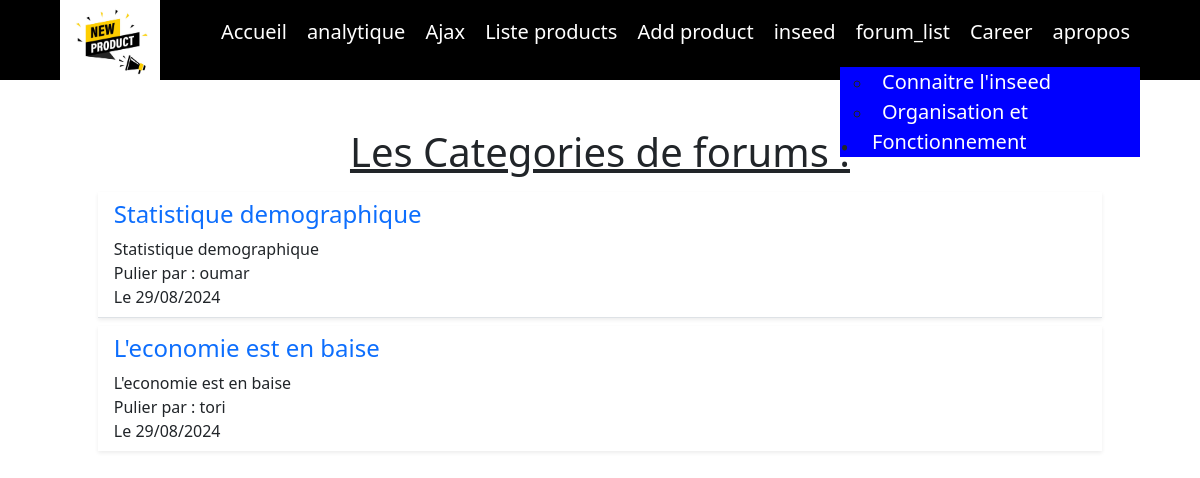
The app's page /forum/ with its own data.
### forum/models.py (models this page shows, shortened)
class Forum (models.Model):
    name = models.CharField(max_length=255)
    description = models.TextField()
    created_by = models.ForeignKey(User, on_delete=models.CASCADE)
    created_at = models.DateTimeField(auto_now_add=True)

### forum/views.py (the view)
# urls.py: path('', views.forum_list, name='forum_list'),
def forum_list(request):
    forums = Forum.objects.all()
    return render(request, 'forum/forum_list.html', {'forums': forums})

### forum/templates/forum/forum_list.html
{% extends 'index.html' %}
{% block content %}
<section class="container my-5">
    <div style="width: 90%; margin: auto;">
        <h1 class="text-center text-decoration-underline">Les Categories de forums : </h1>
        <ul class="list-group list-group-flush">
            {% for forum in forums %}
            <li class="list-group-item mt-2 shadow-sm">
                <a class="text-decoration-none" href="{% url 'forum:discusions_list' forum.id %}">
                    <h4>{{forum.name}}</h4>
                </a>
                {{ forum.description}}
                <span class="d-block justify-content-espace-between ">Pulier par : {{ forum.created_by.username }}
                </span>
                <span class="d-block justify-content-espace-between ">Le {{ forum.created_at|date:"d/m/Y" }}
                </span>
            </li>
            {% empty %}
            <div>Aucun forum</div>
            {% endfor %}
        </ul>
    </div>
</section>
{% endblock %}

### products/static/style.css (style rules this page uses)
body { padding: 0; margin: 0; box-sizing: border-box; }
section { width: 80%; margin: auto; position: relative; height:calc(50vh - 80px); display: flex; flex-direction: column; }

### records on screen
Forum: name "Statistique demographique", description "Statistique demographique", created_by.username "oumar", created_at "29/08/2024"
Forum: name "L'economie est en baise", description "L'economie est en baise", created_by.username "tori", created_at "29/08/2024"
